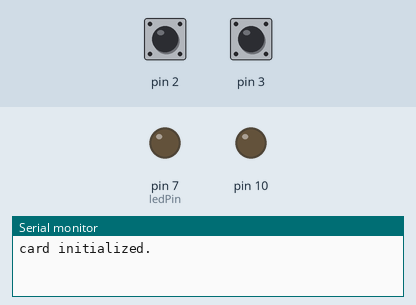
Recording of a sketch running on a simulated Arduino Uno, built with avr-gcc and run on an emulated ATmega328P. On the bench: output pins drawn as LEDs (lit = HIGH), the last lines printed to the serial monitor. Wiring (inferred from the names in the program): DS1307 clock at I2C address 0x68. Dashed ring = blinking. The inputs (shaded band) are chosen by the test bench; at power-on: pin 2 HIGH, pin 3 HIGH. The local clock reads 2024-03-15 10:24:30 at power-on unless the sketch sets it; storage starts empty.

Above: at 1.2 s.
1.3 s: pin 2 pulled LOW for 3.2 s
At 2.1 s:
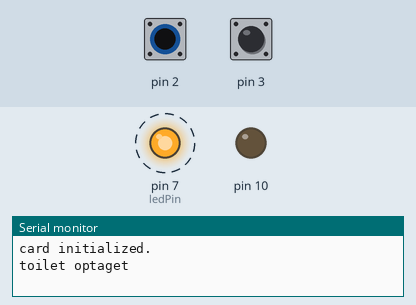
6.0 s: pin 3 pulled LOW for 3.2 s
At 6.8 s:
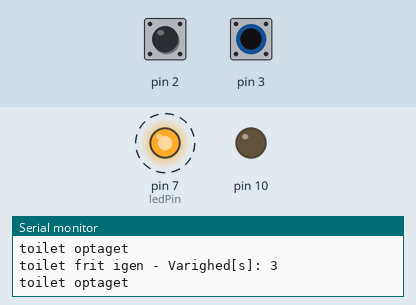
Timing chart, 0 to 10.5 s (numbered marks = the images above; inputs shaded):
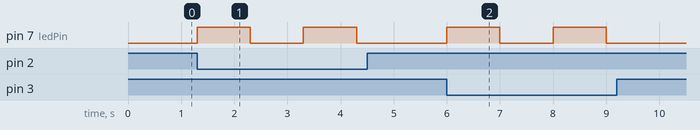

Measured:
- after the input at 1.3 s, pin 7 (ledPin): alternates HIGH for 1.0 s and LOW for 1.0 s, starting at once
- after the input at 6.0 s, pin 7 (ledPin): alternates HIGH for 1.0 s and LOW for 1.0 s, 4 changes in all, then stays LOW, starting at once

The sketch:

toiletduinoSD.ino
```cpp
/* -*- coding: utf-8 -*- */

/* FROM
   http://bildr.org/2011/03/ds1307-arduino/
   The RTC returns the date and time as a "Binary Coded Decimal".
   This byte value is then converted into the corresponding digit.

   * SD card attached to SPI bus as follows:
   ** MOSI - pin 11
   ** MISO - pin 12
   ** CLK/SCK - pin 13
   ** CS - pin 4

   * IC2
   ** SDA - pin A4
   ** SCL - pin A5
*/


#include <Wire.h>
#include <Time.h>
#include <SPI.h>
#include <SD.h>
#define DS1307_ADDRESS 0x68

#define DEBUG

typedef struct {
  time_t start, duration;
  bool busy, ledState;
  int sensorVal; // analog readings
  float val; // scaled vals
  byte pin;
  unsigned long previousMillis, currentMillis;
  // char filename[10];
  const char* filename;
} toilets_t;


toilets_t t1, t2;
void setupToilet(toilets_t *t, byte pin, const char *filename);
void checkToilet(toilets_t *t);
void blink(int times);
void digitalClockPrint(File *dataFile, toilets_t *t);
void printDigits(File *dataFile, int digits);


// for RTC work
byte RTCsecond, RTCminute, RTChour, RTCdayOfWeek, RTCdayOfMonth, RTCmonth, RTCyear;

void clkSync();
void getDate(byte *RTCsecond,
             byte *RTCminute,
             byte *RTChour,
             byte *RTCdayOfWeek,
             byte *RTCdayOfMonth,
             byte *RTCmonth,
             byte *RTCyear);
byte bcdToDec();

const byte chipSelect = 4;
const byte ledPin = 7;
const unsigned long blinkInterval = 1000; // ms


void setup(){

  Wire.begin();
  Serial.begin(9600);

  /* Init SD-card */
  pinMode(10, OUTPUT);
  // see if the card is present and can be initialized:
  if (!SD.begin(chipSelect)) {
    Serial.println("Card failed, or not present");
    // don't do anything more:
    // return;
  }
  Serial.println("card initialized.");

  /* Set internal time from RTC */
  clkSync();

  setupToilet(&t1,2,"t1.txt"); // struct, pin, filename for SD
  setupToilet(&t2,3,"t2.txt");

  pinMode(ledPin, OUTPUT);
}

void loop(){
  //  delay(1000);

  checkToilet(&t1);
  checkToilet(&t2);

}


void setupToilet(toilets_t *t, byte pin, const char *filename){

  t->pin = pin;
  t->val = 1;
  t->busy = false;
  t->previousMillis = 0;
  t->currentMillis = 0;
  t->ledState = LOW;
  //strcpy(t->filename, "t_output->txt"); // arrays in C are not assignable:
  t->filename = filename; // dynamic memory decleration instead->
  pinMode(t->pin, INPUT_PULLUP);
  digitalWrite(t->pin,HIGH);
}

void checkToilet(toilets_t *t){
  /* set a flag and start timer when door is locked. door is not declared 'locked' until after a set interval */

  const float scaleb = 0.999;
  const float scalea = 0.001;
  File dataFile;

  t->sensorVal = digitalRead(t->pin);
  t->val = scalea*t->val + scaleb*t->sensorVal;


  /* blink if occupied */
  t->currentMillis = millis();
  if((t->busy == true) && (t->currentMillis - t->previousMillis > blinkInterval)) {
    // save the last time you blinked the LED
      t->previousMillis = t->currentMillis;
      t->ledState = !t->ledState;
      digitalWrite(ledPin, t->ledState);
  }

  if (t->val >= 0.999 && t->busy == true) {
    /* VACANT */
    t->busy = false;
    t->duration = now() - t->start;

    /* ignore visits under 15 sec */
    if(t->duration > 15){
      /* write to file */
      /* dataFile = SD.open("dag1.txt", FILE_WRITE); */
      dataFile = SD.open(t->filename, FILE_WRITE);
      // if the file is available, write to it:
      if (dataFile) {
        /* UNIX time */
        dataFile.print("date: \t"), dataFile.print(t->start), dataFile.print(",\t");
        /* HUMAN time */
        digitalClockPrint(&dataFile, t);
        dataFile.print("duration: \t"), dataFile.print(t->duration), dataFile.println();
        dataFile.close();
        // print to the serial port too:
        // Serial.println(t->duration);

        /* blink if succeded */
        blink(3);
      }
      // if the file isn't open, pop up an error:
      else {
        Serial.print("error opening "), Serial.println(t->filename);
        /* double blink led if there's a SD-card error */
        blink(6);
      }
    }

    /* Make sure to diable led */
    digitalWrite(ledPin, LOW);

#ifdef DEBUG
    Serial.print("toilet frit igen - ");
    Serial.print("Varighed[s]: "), Serial.println(t->duration);
#endif

  } else if (t->val <= 0.0001 && t->busy == false) {
    /* OCCUPIED */
    t->busy = true;
    t->start = now();

#ifdef DEBUG
    Serial.println("toilet optaget");
#endif
  }


/* #ifdef DEBUG */
/*   Serial.print("scaled: "), Serial.println(t->val); */
/*   Serial.print("sensor: "), Serial.println(t->sensorVal); */
/* #endif */

}


void blink(int times){
  /* blink led the *stupid* way */
  for(int i=0;i<times;i++){
        digitalWrite(ledPin, HIGH);
        delay(100);
        digitalWrite(ledPin, LOW);
        delay(100);
  }

}

void digitalClockPrint(File *dataFile, toilets_t *t){
  // digital clock display of the time
  dataFile->print(hour(t->start));
  printDigits(dataFile,minute(t->start));
  printDigits(dataFile,second(t->start));
  dataFile->print(" ");
  dataFile->print(day(t->start));
  dataFile->print(" ");
  dataFile->print(month(t->start));
  dataFile->print(" ");
  dataFile->print(year(t->start));
  dataFile->print(",\t");
}

void printDigits(File *dataFile, int digits){
  // utility function for digital clock display: prints preceding colon and leading 0
  dataFile->print(":");
  if(digits < 10)
    dataFile->print('0');
  dataFile->print(digits);
}


/*************/
/* RTC STUFF */
/*************/
void clkSync(){

  getDate(&RTCsecond, &RTCminute, &RTChour, &RTCdayOfWeek, &RTCdayOfMonth, &RTCmonth, &RTCyear);
  setTime(RTChour,RTCminute,RTCsecond,RTCdayOfMonth,RTCmonth,RTCyear);

}

byte bcdToDec(byte val)  {
  // Convert binary coded decimal to normal decimal numbers
  return ( (val/16*10) + (val%16) );
}


// Gets the date and time from the ds1307
void getDate(byte *RTCsecond,
             byte *RTCminute,
             byte *RTChour,
             byte *RTCdayOfWeek,
             byte *RTCdayOfMonth,
             byte *RTCmonth,
             byte *RTCyear){


  byte zero = 0x00;
  // Reset the register pointer
  Wire.beginTransmission(DS1307_ADDRESS);
  Wire.write(zero);
  Wire.endTransmission();

  Wire.requestFrom(DS1307_ADDRESS, 7);

  // A few of these need masks because certain bits are control bits
  *RTCsecond     = bcdToDec(Wire.read());
  *RTCminute     = bcdToDec(Wire.read());
  *RTChour       = bcdToDec(Wire.read() & 0b111111);  //24 hour time
  *RTCdayOfWeek  = bcdToDec(Wire.read());  //0-6 -> sunday - Saturday
  *RTCdayOfMonth = bcdToDec(Wire.read());
  *RTCmonth      = bcdToDec(Wire.read());
  *RTCyear       = bcdToDec(Wire.read());
}
```
